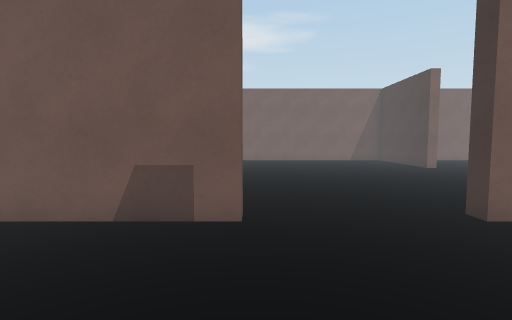
view 1 (above)

16 first-person views from a walk through a scene from a Unity 3-D project. The camera is 1.4 m above the floor, tilts 4° down and sees 85° across. The floor is counted in squares, 1 m on a side. Each view is taken from the middle of a square. On the plan, view 1 faces up. The plan holds only what a view shows up to about 14 squares ahead; the rest is blank. The player character is not drawn. Surface patterns are stand-ins for the level's own textures.

view 2
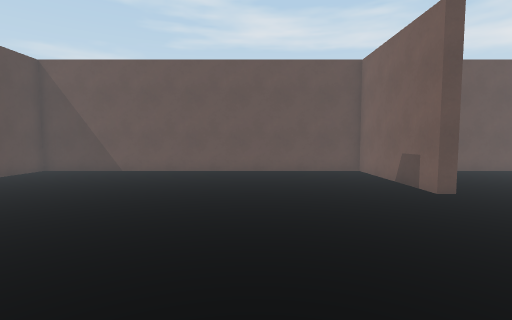

view 3
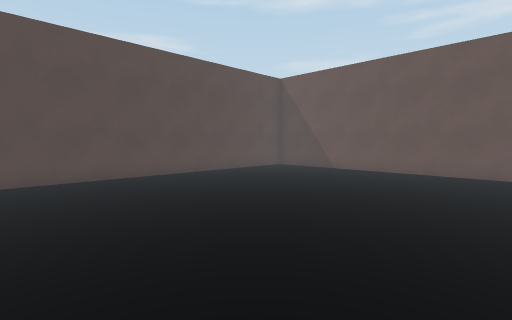

view 4
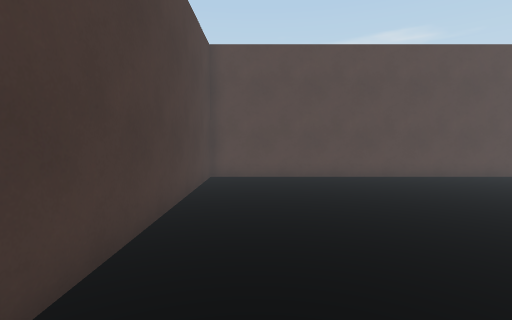

view 5
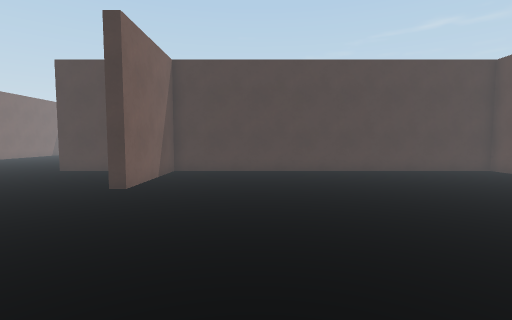

view 6
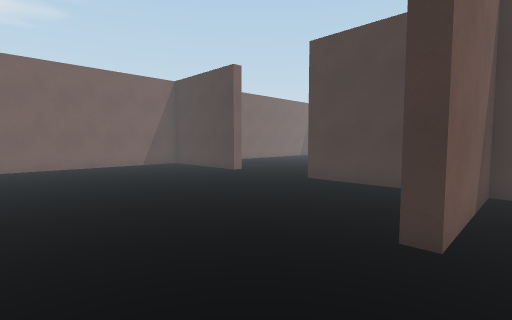

view 7
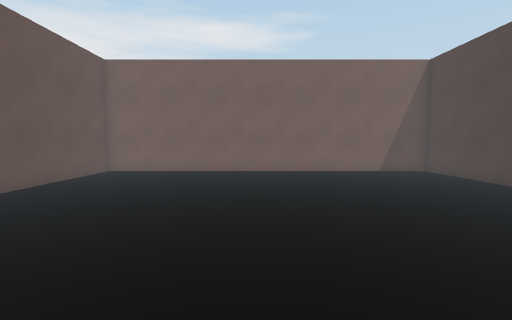

view 8
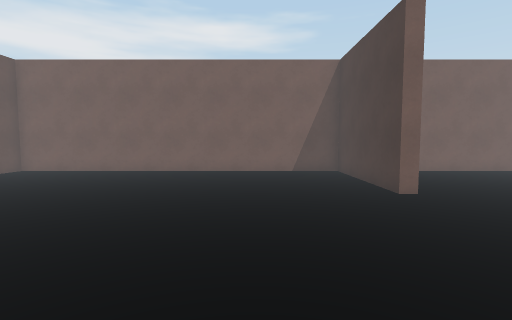

view 9
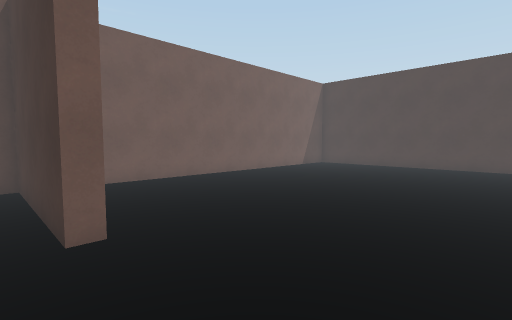

view 10
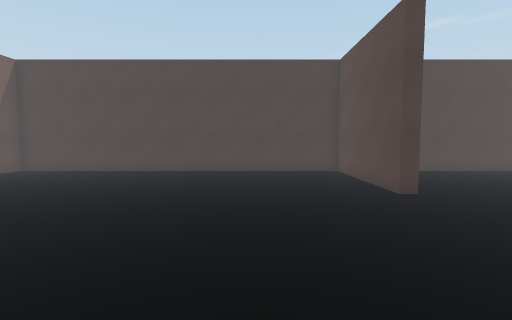

view 11
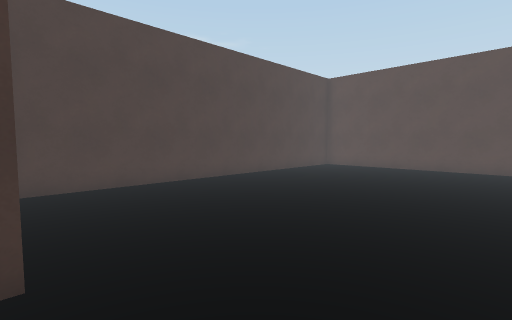

view 12
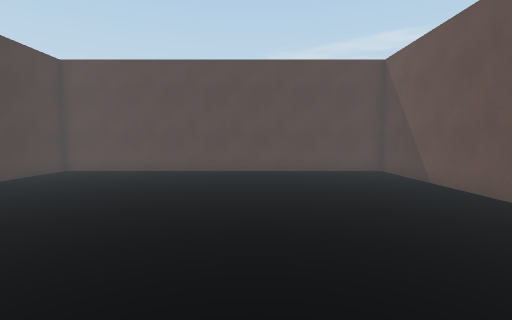

view 13
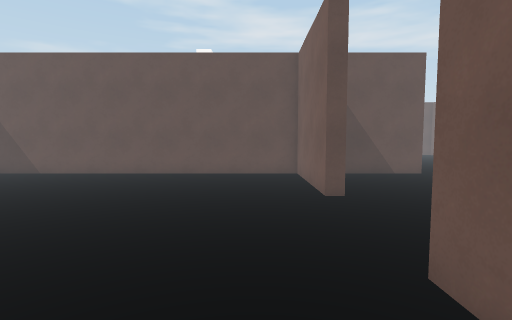

view 14
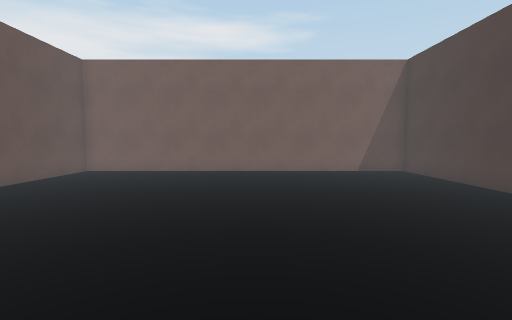

view 15
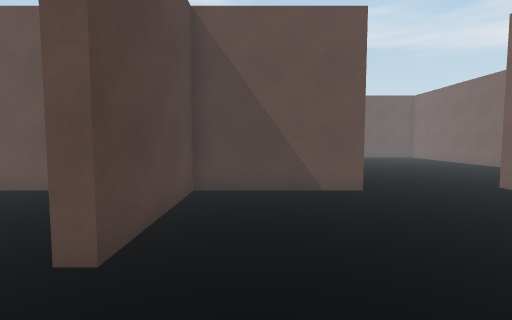

view 16
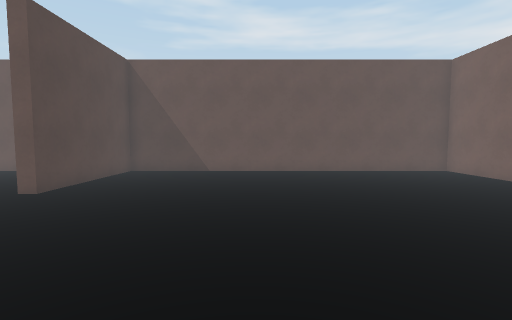

### Floor plan
Points are (right, up) in squares from view 1. A wall is a line through its corners. A room is listed if a view was taken in it or the views show most of it. See-through windows are left out.
Room 1 (views 1, 2, 3, 4, 5)
walls: (-0.2, 4.8) (-5.8, 4.8) (-5.8, -9.7) (8.8, -9.7) (8.8, 4.8) (4, 4.8)
ways out: opening at (1.5, 4.2) to room 2
Room 2 (views 6, 7, 8, 9, 10, 11, 12, 13, 14, 15, 16)
walls: (8.8, 6.6) (8.8, 10); (9.2, 10) (9.2, 5.3) (14, 5.3) (14, 4.8) (9.2, 4.8) (9.2, -9.7) (23.7, -9.7) (23.7, 4.4); (4, 4.8) (4, 5.2); (9.4, 14.2) (8.8, 14.2) (8.8, 19.7) (-5.8, 19.7) (-5.8, 5.3) (-0.2, 5.3) (-0.2, 4.8); (19.2, 4.8) (18.2, 4.8) (18.2, 5.3) (23.7, 5.3) (23.7, 19.7) (9.2, 19.7) (9.2, 15.4)
ways out: opening at (1.5, 4.2) to room 1

Where each view was taken, in squares from view 1:
view 1: 0 up, 0 right, facing up
view 2: 0 up, 7 right, facing left
view 3: 1 up, 7 right, facing down-left
view 4: 1 up, 7 right, facing down
view 5: 1 up, 4 left, facing right
view 6: 4 up, 0 right, facing up-right
view 7: 7 up, 1 right, facing up
view 8: 7 up, 5 right, facing up
view 9: 10 up, 8 right, facing up-right
view 10: 9 up, 11 right, facing right
view 11: 5 up, 15 right, facing down-right
view 12: 3 up, 15 right, facing down
view 13: 3 up, 21 right, facing left
view 14: 7 up, 17 right, facing up
view 15: 7 up, 17 right, facing left
view 16: 11 up, 7 right, facing left
